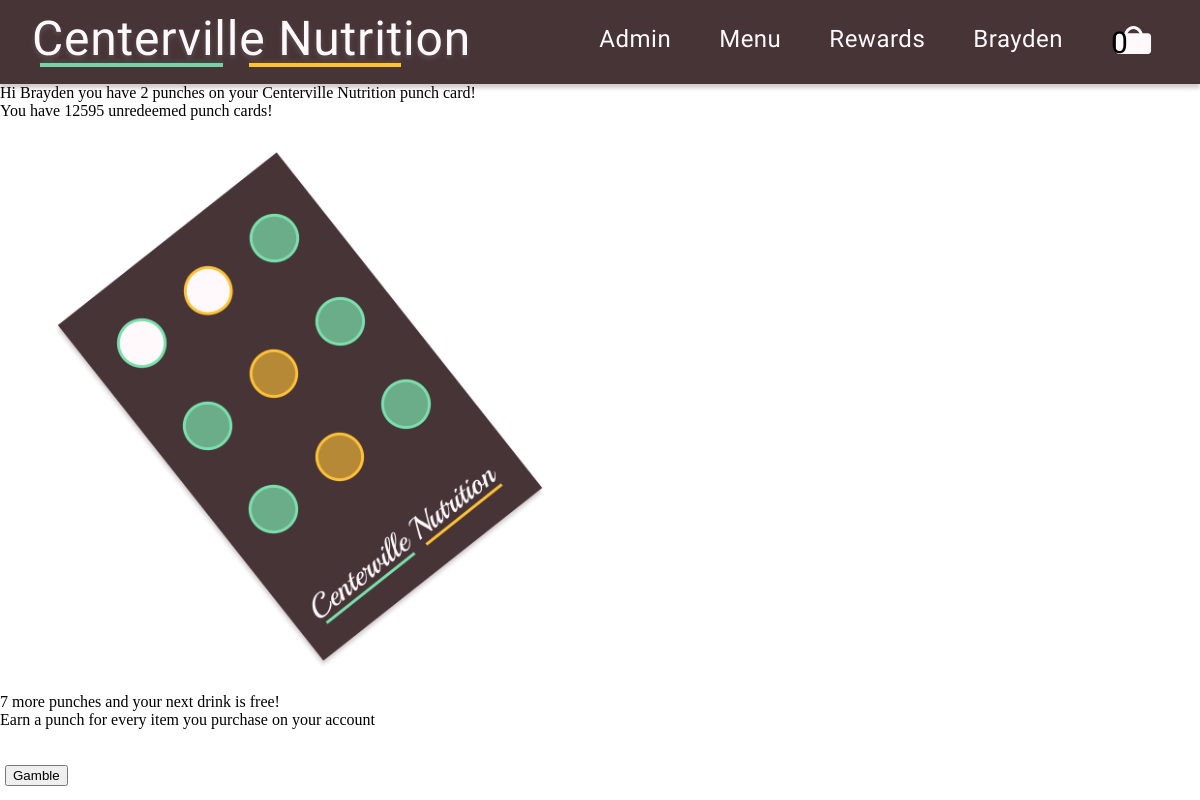
The page /rewards.php (signed in) on the database its author committed.
### tables this page shows
CREATE TABLE `user` (
  `Email` varchar(200) NOT NULL,
  `Pass` varchar(200) NOT NULL,
  `FirstName` varchar(50) NOT NULL,
  `LastName` varchar(50) NOT NULL,
  `CartID` int(11) NOT NULL,
  `IsAdmin` tinyint(1) NOT NULL DEFAULT 0
);

CREATE TABLE `cart` (
  `CartID` int(11) NOT NULL,
  `ItemList` varchar(10000) NOT NULL,
  `CostTotal` float NOT NULL,
  `ItemID` int(11) NOT NULL
);

CREATE TABLE `punchcard` (
  `CartID` int(11) NOT NULL,
  `CurrentPunches` int(11) NOT NULL,
  `UnrewardedCards` int(11) NOT NULL
);

### references/Database.php (called while the page is built, shortened)
<?php
class Database
{
  private $con;
  public function __construct($con)
  {
    $this->con = $con;
  }
  public function searchData($table, $column, $value)
  {
    $value = "'" . $value . "'";
    $sql = "SELECT * FROM "  . $table . " WHERE " . $column . " = " . $value;
    $res = mysqli_query($this->con, $sql);
    if ($res == true)
    {
      $row = mysqli_fetch_assoc($res);
      return $row;
    }
  }
  public function cartToArray($cart)
  {
    $final = explode("#",$cart);
    $counter=0;
    foreach($final as $item)
    {
      $final[$counter] = explode(",",$item);
      array_pop($final[$counter]);
      $counter++;
    }
    array_shift($final);
    return $final;
  }
}
?>
<?php
$host = "localhost";
$user = "root";
$password = "";
$databaseName = "centervillenutrition";
$con = mysqli_connect($host, $user, $password);
mysqli_select_db($con, $databaseName);
$dataClass = new Database($con);
?>

### rewards.php (the view, shortened to what this page needs)
<?php include("references/header.php"); ?>
<!DOCTYPE html>
<html lang="en">
<head>
</head>
<body>
</body>
</html>
<?php
if(isset($_SESSION['firstName'])) {
        $email = $_SESSION['email'];
        $cartID_query = mysqli_query($con, "SELECT CartID FROM user WHERE email='$email'");
        if ($cartID_query && mysqli_num_rows($cartID_query) > 0) {
        $cartID = mysqli_fetch_row($cartID_query)[0];
        $currentPunch_query = mysqli_query($con, "SELECT CurrentPunches FROM punchcard WHERE CartID='$cartID'");
        if ($currentPunch_query && mysqli_num_rows($currentPunch_query) > 0) {
            $currentPunch = mysqli_fetch_row($currentPunch_query)[0];
        }
        $unredeemed_query = mysqli_query($con, "SELECT UnrewardedCards FROM punchcard WHERE CartID='$cartID'");
        if ($unredeemed_query && mysqli_num_rows($unredeemed_query) > 0) {
            $unredeemed = mysqli_fetch_row($unredeemed_query)[0];
}
        }
if ($currentPunch == 1) {
    echo "Hi " . $_SESSION['firstName'] . ", you have " . $currentPunch . " punch on your Centerville Nutrition punch card!" . "<br>";
}
elseif ($currentPunch < 9) {
    echo "Hi " . $_SESSION['firstName'] . " you have " . $currentPunch . " punches on your Centerville Nutrition punch card!" . "<br>";
}
if($unredeemed > 0) {
    echo "You have " . $unredeemed . " unredeemed punch cards!" . "<br>";
}
$imagePath = "references/punch" . $currentPunch . ".png";
        if (file_exists($imagePath)) {
            echo "<img src='$imagePath' width='600px' alt='Picture of a punch card with current number of punches.'>";
        } else {
            echo "Picture of a punch card with current number of punches." . "<br>";
        }
if ($currentPunch < 9 && $currentPunch != 8) {
    echo(9 - $currentPunch) . " more punches and your next drink is free!" . "<br>";
}
elseif($currentPunch == 8) {
echo(9 - $currentPunch) . " more punch and your next drink is free!" . "<br>";
}
echo "Earn a punch for every item you purchase on your account" . "<br>";
}
else {
header("Location: login.php");
$_SESSION['mustLogin'] = "<h3 class='error'>You must log in to access this page.</h3>";
}
?>
<br>
<br>
<form style='margin-left: 5px;' method='POST'>
    <input type='submit' name='gamble' value='Gamble'>
</form>
</body>
</html>

### references/header.php (shortened to what this page needs)
<?php include('config.php');?>
<!DOCTYPE html>
<html lang="en">
<head>
	<link rel="stylesheet" href="styles/styles.css">
</head>
<body>
<div class="container">
	<nav class="home-nav">
		<a href="index.php" class="logo">
			<h1>Centerville Nutrition</h1>
			<span>
			<div class="logoUnder1"></div>
			<div class="logoUnder2"></div>
			</span>
		</a>
		<div class="main-nav">
			<?php
			if (isset($_SESSION['admin'])) {
			 if($_SESSION['admin'] == 1) {
			echo ("<a href='admin.php'>Admin</a>");
			}
			}
			?>
			<a href="menu.php">Menu</a>
			<a href="rewards.php">Rewards</a>
            <?php
            if (!isset($_SESSION['firstName'])) {
                echo "<a href='login.php'>Sign In</a>";
            } else {
                echo "<a href='user.php'>" . ($_SESSION['firstName']) . "</a>";
				$cartCount = count($dataClass->cartToArray(($dataClass->searchData("cart", "CartID" ,$dataClass->searchData("user", "email", $_SESSION['email'])["CartID"])["ItemList"])));
			?>
			<a href="cart.php"><?php if($cartCount >= 0) {
				echo("<div style='font-size: 30px; position: absolute; color: black; z-index: 0;'>" . $cartCount . "</div>");
			}  }
			?></a>
		</div>
	</nav>

### styles/styles.css (style rules this page uses)
* { margin: 0; box-sizing: border-box; }
:root { --light1: #fff9fb; --light2: #f1eeee; --light3: #dfdede; --lightA: #46343729; --dark1: #463437; --green1: #7ad1a5; --green2: #7be0ad; --yellow1: #ffc136; --yellow2: rgba(255, 193, 54, 0.6); --error: #f12525a6; }
.container { width: 100%; height: 100vh; display: flex; flex-direction: column; overflow-x: hidden; }
.home-nav { width: 100%; min-height: 84px; background-color: var(--dark1); box-shadow: 0px 4px 4px rgba(70, 52, 55, 0.25); z-index: 2; display: flex; flex-direction: row; justify-content: space-between; align-items: center; padding: 0 32px; }
.icon-bag { margin-top: 1px; height: 28px; width: 45px; }
.logo { margin-top: -8px; display: flex; flex-direction: column; margin-right: 24px; text-decoration: none; }
.logo h1 { text-shadow: 0px 3px 5px rgba(255, 249, 251, 0.15); color: var(--light1); font-family: "Playball", sans-serif; font-weight: 400; font-size: 48px; letter-spacing: 0.8px; text-align: center; white-space: nowrap; }
.logo span { display: flex; gap: 18px; }
.logoUnder1 { margin-left: 8px; margin-top: -4px; width: 183px; height: 4px; background-color: var(--green1); box-shadow: 0px -2px 4px rgba(123, 224, 173, 0.15); z-index: 3; }
.logoUnder2 { margin-left: 8px; margin-top: -4px; width: 152px; height: 4px; background-color: var(--yellow1); box-shadow: 0px -2px 4px rgba(255, 193, 54, 0.15); z-index: 3; }
.main-nav { display: flex; gap: 4vw; margin-right: 12px; }
.main-nav a { color: var(--light1); font-family: "Geologica", sans-serif; font-weight: 100; font-size: 24px; letter-spacing: 0.5px; text-align: left; white-space: nowrap; text-decoration: none; transition: 0s; }

### rows shown on the page
user: CartID.ItemList "0"
punchcard: CurrentPunches "2", UnrewardedCards "12595", 9-$currentPunch "7"

### other values the page prints
$_SESSION['firstName'] "Brayden"
